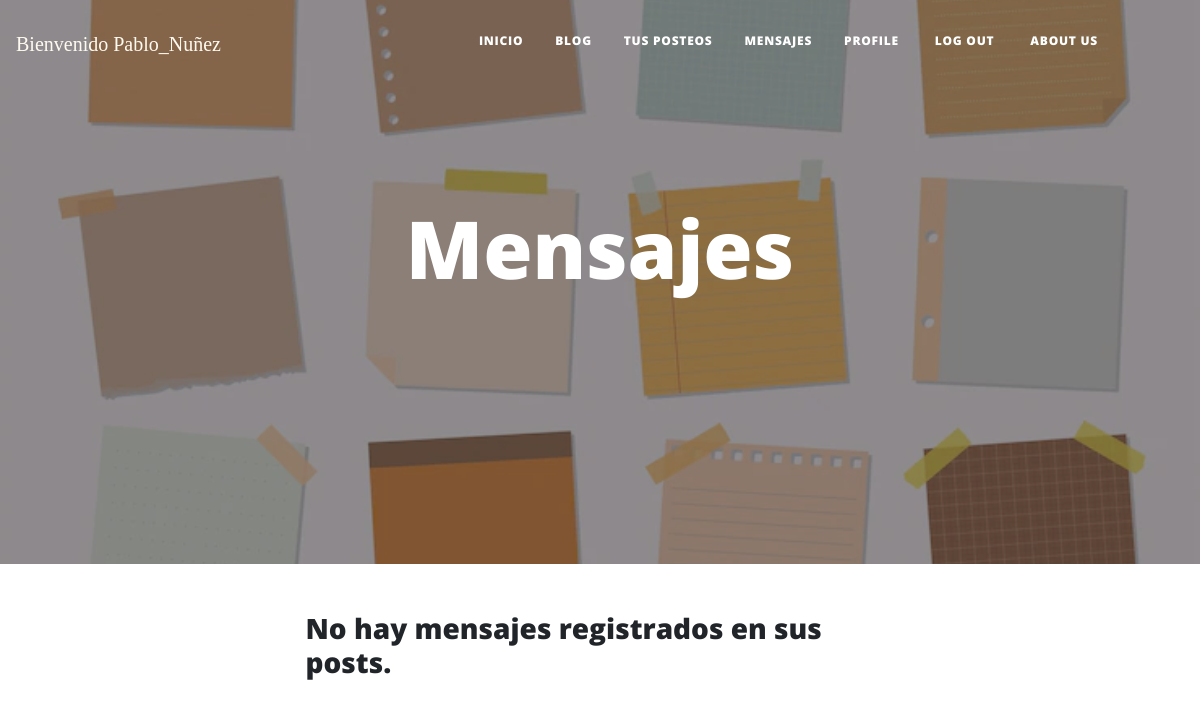
/AppViajes/mensajes/ (signed in), run on an earlier commit of the app's database.
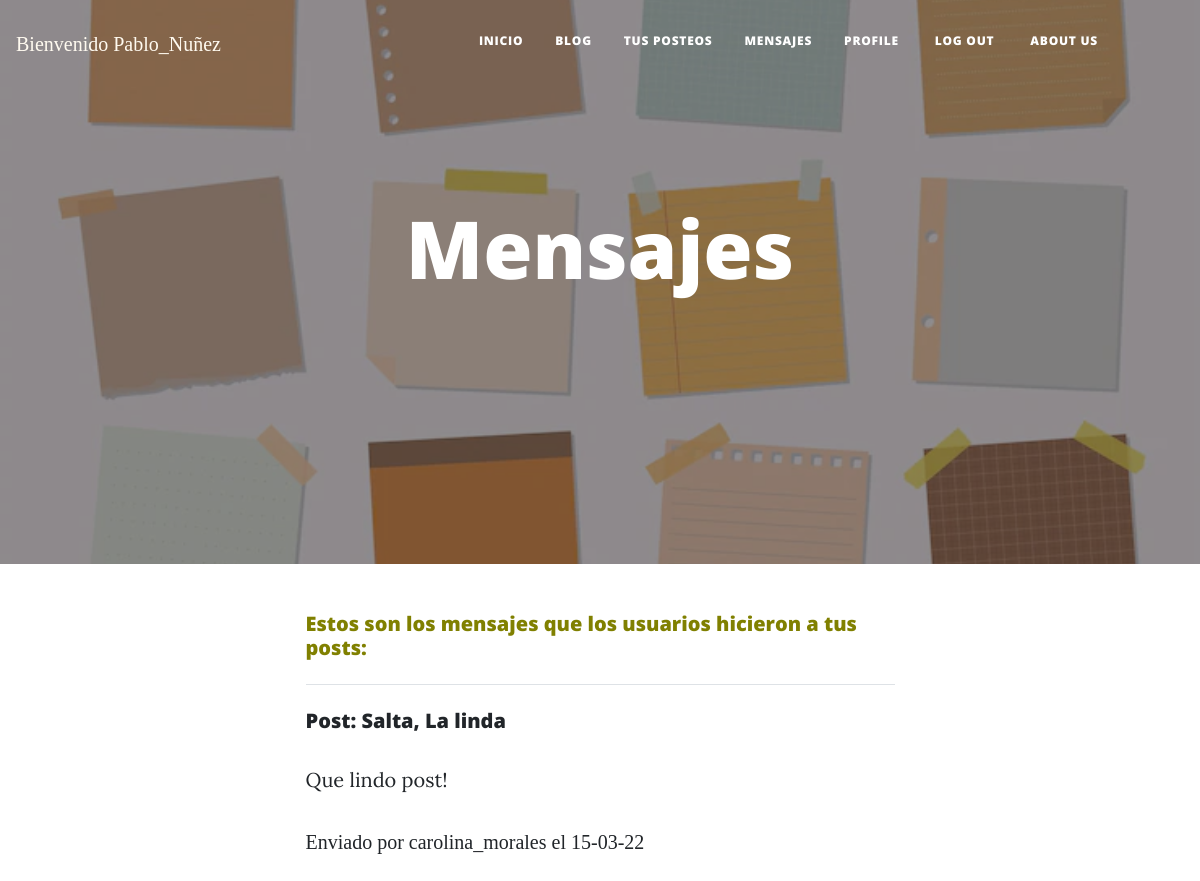
And on a later commit of the database.
### AppViajes/models.py (models this page shows, shortened)
class Mensaje(models.Model):
    id=models.AutoField(primary_key= True)
    autor_mensaje=models.ForeignKey(User, on_delete=models.CASCADE)
    mensaje=RichTextField()
    dirigido_a=models.ForeignKey(Post, on_delete=models.CASCADE)
    fecha_creacion_mensaje=models.DateField('Fecha de creación', auto_now=False, auto_now_add=True)

class Post(models.Model):
    id=models.AutoField(primary_key= True)
    titulo=models.CharField('Titulo',max_length=50,null= False, blank= False)
    subtitulo=models.CharField('Subtitulo',max_length=30)
    slug=models.CharField('Slug',max_length=100,null= False, blank= False)
    contenido=RichTextField()
    autor=models.ForeignKey(User, on_delete=models.CASCADE)
    fecha_creacion=models.DateField('Fecha de creación', auto_now=False, auto_now_add=True)
    def __str__(self):
        return self.titulo

### AppViajes/views.py (the view)
# urls.py: path('mensajes/',detallemensajes.as_view() ,name="Mensajes"),
class detallemensajes(ListView):
    model = Mensaje
    template_name = 'AppViajes/mensajes.html'
    def get(self, request, *args, **kwargs):
        self.queryset = Mensaje.objects.filter(dirigido_a__autor=request.user).order_by('-fecha_creacion_mensaje')
        self.object_list = self.get_queryset()
        context = self.get_context_data()
        return self.render_to_response(context)

### templates/AppViajes/mensajes.html (shortened to what this page needs)
{% extends 'AppViajes/index.html'%}
{% load static %}
{% block titulo_principal%}
Mensajes
{% endblock titulo_principal %}
{% block imagen %}
{% static 'AppViajes/assets/img/mensajes.webp'%}
{% endblock imagen %}
{%block contenido%}
{% if object_list %}
<h5 style="color:#808000">Estos son los mensajes que los usuarios hicieron a tus posts:</h5>
    {% for mensaje in object_list %}
    <hr class="my-4" />
    <h5>Post: {{mensaje.dirigido_a}}</h5>
    {{mensaje.mensaje |safe}}
    <FONT FACE="Ink free">Enviado por {{mensaje.autor_mensaje}} el {{mensaje.fecha_creacion_mensaje|date:"d-m-y"}}</FONT>
    {% endfor %}
{% else %}
    <h3>No hay mensajes registrados en sus posts.</h3>
{% endif %}
{%endblock contenido%}

What changed in the data, as far as the page shows it:
added Mensaje: dirigido_a "Salta, La linda", mensaje "Que lindo post!", autor_mensaje "carolina_morales", fecha_creacion_mensaje "15-03-22"
Also different on the page:
text no longer shown: "No hay mensajes registrados en sus posts."
text now shown: "Estos son los mensajes que los usuarios hicieron a tus posts:"
